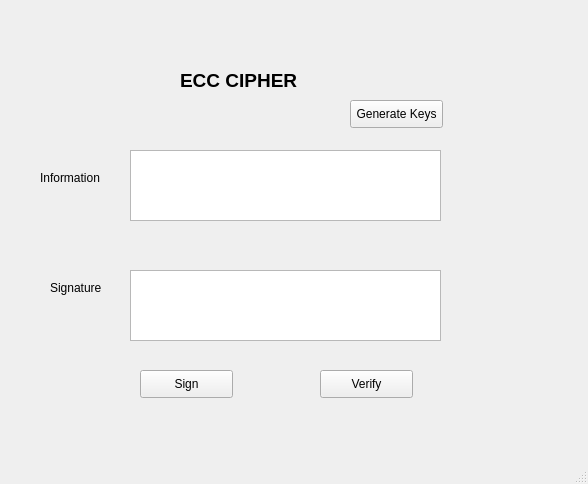
<?xml version="1.0" encoding="UTF-8"?>
<ui version="4.0">
 <class>MainWindow</class>
 <widget class="QMainWindow" name="MainWindow">
  <property name="geometry">
   <rect>
    <x>0</x>
    <y>0</y>
    <width>588</width>
    <height>484</height>
   </rect>
  </property>
  <property name="windowTitle">
   <string>MainWindow</string>
  </property>
  <widget class="QWidget" name="centralwidget">
   <widget class="QPlainTextEdit" name="txt_sign">
    <property name="geometry">
     <rect>
      <x>130</x>
      <y>270</y>
      <width>311</width>
      <height>71</height>
     </rect>
    </property>
   </widget>
   <widget class="QPlainTextEdit" name="txt_infor">
    <property name="geometry">
     <rect>
      <x>130</x>
      <y>150</y>
      <width>311</width>
      <height>71</height>
     </rect>
    </property>
   </widget>
   <widget class="QLabel" name="label_5">
    <property name="geometry">
     <rect>
      <x>50</x>
      <y>280</y>
      <width>55</width>
      <height>16</height>
     </rect>
    </property>
    <property name="text">
     <string>Signature</string>
    </property>
   </widget>
   <widget class="QLabel" name="label_4">
    <property name="geometry">
     <rect>
      <x>40</x>
      <y>170</y>
      <width>71</width>
      <height>16</height>
     </rect>
    </property>
    <property name="text">
     <string>Information </string>
    </property>
   </widget>
   <widget class="QPushButton" name="btn_gen_keys">
    <property name="geometry">
     <rect>
      <x>350</x>
      <y>100</y>
      <width>93</width>
      <height>28</height>
     </rect>
    </property>
    <property name="text">
     <string>Generate Keys</string>
    </property>
   </widget>
   <widget class="QPushButton" name="btn_verify">
    <property name="geometry">
     <rect>
      <x>320</x>
      <y>370</y>
      <width>93</width>
      <height>28</height>
     </rect>
    </property>
    <property name="text">
     <string>Verify</string>
    </property>
   </widget>
   <widget class="QPushButton" name="btn_sign">
    <property name="geometry">
     <rect>
      <x>140</x>
      <y>370</y>
      <width>93</width>
      <height>28</height>
     </rect>
    </property>
    <property name="text">
     <string>Sign</string>
    </property>
   </widget>
   <widget class="QLabel" name="label">
    <property name="geometry">
     <rect>
      <x>180</x>
      <y>50</y>
      <width>191</width>
      <height>61</height>
     </rect>
    </property>
    <property name="font">
     <font>
      <pointsize>14</pointsize>
      <weight>75</weight>
      <bold>true</bold>
     </font>
    </property>
    <property name="text">
     <string>ECC CIPHER </string>
    </property>
   </widget>
  </widget>
  <widget class="QMenuBar" name="menubar">
   <property name="geometry">
    <rect>
     <x>0</x>
     <y>0</y>
     <width>588</width>
     <height>26</height>
    </rect>
   </property>
  </widget>
  <widget class="QStatusBar" name="statusbar"/>
 </widget>
 <resources/>
 <connections/>
</ui>
